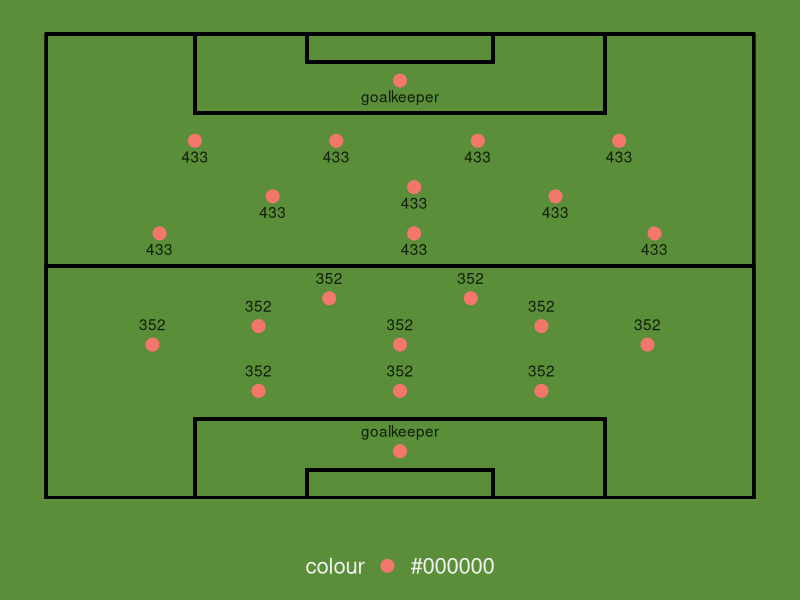

R code for this plot:
library(ggplot2)

bg_color = '#5A8E38'

theme_court = function(base_size = 16) {
  theme_bw(base_size) +
    theme(
      text = element_text(color = "#f0f0f0"),
      plot.background = element_rect(fill = bg_color, color = bg_color),
      panel.background = element_rect(fill = bg_color, color = bg_color),
      panel.grid = element_blank(),
      panel.border = element_blank(),
      axis.text = element_blank(),
      axis.title = element_blank(),
      axis.ticks.length = unit(0, "lines"),
      legend.background = element_rect(fill = bg_color, color = bg_color),
      legend.position = "bottom",
      legend.key = element_blank(),
      legend.text = element_text(size = rel(1.0))
    )
}

goal_keeper <- data.frame(loc_x = c(50), loc_y = c(90), formation = 'goalkeeper')

formation_442 <- data.frame(
  loc_x = c(rep(quantile(seq(
    10:90
  ))[2:5], 2), quantile(seq(10:90))[3] + 1, quantile(seq(10:90))[4] - 1),
  loc_y = c(rep(77, 4), rep(67, 4), rep(57, 2)),
  formation = rep('442', 10)
)

formation_433 <- data.frame(
  loc_x = c(quantile(seq(10:90))[2:5], c(32,52,72) ,c(16,52,86)),
  loc_y = c(rep(77, 4), 65,67,65, rep(57, 3)),
  formation = rep('433', 10)
)

formation_4231 <- data.frame(
  loc_x = c(quantile(seq(10:90))[2:5], quantile(seq(10:90))[3:4] ,c(25,52,75), 52),
  loc_y = c(rep(77, 4), rep(67,2), c(60,62,60), 55),
  formation = rep('4231', 10)
)

formation_4141 <- data.frame(
  loc_x = c(quantile(seq(10:90))[2:5], 52, c(17,37,65,85) ,52),
  loc_y = c(rep(77, 4), 70, rep(64, 4), 55),
  formation = rep('4141', 10)
)

formation_352 <- data.frame(
  loc_x = c(c(30,50,70), c(15,30,50,70,85) ,c(40,60)),
  loc_y = c(rep(77, 3), 67,63,67,63,67, rep(57, 2)),
  formation = rep('352', 10)
)

all_formations <- dplyr::bind_rows(goal_keeper, formation_442,formation_433,formation_4231,formation_4141,formation_352)

create_formation <- function(formation_a, formation_b){
  
  team_a <- all_formations[all_formations$formation == formation_a,]
  team_a <- dplyr::bind_rows(team_a, all_formations[all_formations$formation == 'goalkeeper',])
  team_a$team <- 'team_a'
  
  team_b <- all_formations[all_formations$formation == formation_b,]
  team_b <- dplyr::bind_rows(team_b, all_formations[all_formations$formation == 'goalkeeper',])
  team_b$loc_y <- 100 - team_b$loc_y
  team_b$team <- 'team_b'
  
  formation_df <- dplyr::bind_rows(team_a, team_b)
  return(formation_df)
}

formation_df <- create_formation('433','352')
  
empty_court <- ggplot(data = formation_df,
                      aes(x = loc_x, y = loc_y,
                          color = '#000000')) + geom_rect(aes(xmin = 0, xmax = 100, ymin = 0, ymax = 100), fill = NA, colour = "#000000", size = 1) +
  geom_rect(aes(xmin = 0, xmax = 100, ymin = 0, ymax = 50), fill = NA, colour = "#000000", size = 1) +
  geom_rect(aes(xmin = 21, xmax = 79, ymin = 17, ymax = 0), fill = NA, colour = "#000000", size = 1) +
  geom_rect(aes(xmin = 21, xmax = 79, ymin = 83, ymax = 100), fill = NA, colour = "#000000", size = 1) +
  geom_rect(aes(xmin = 36.8, xmax = 63.2, ymin = 0, ymax = 6), fill = NA, colour = "#000000", size = 1) +
  geom_rect(aes(xmin = 36.8, xmax = 63.2, ymin = 100, ymax = 94), fill = NA, colour = "#000000", size = 1) +
  theme(rect = element_blank(), 
        line = element_blank(), 
        text = element_blank()) + theme_court()



formation <- empty_court +
  geom_point(
    alpha = 0.8, size = 4
  ) + geom_text(colour = "#000000", aes(label=ifelse(loc_y < 50, formation, '')),hjust=0.5, vjust=-1.2,alpha = 0.8) +
  geom_point(
    alpha = 0.8, size = 4
  ) + geom_text(colour = "#000000", aes(label=ifelse(loc_y > 50, formation, '')),hjust=0.5, vjust=1.8,alpha = 0.8)


formation
